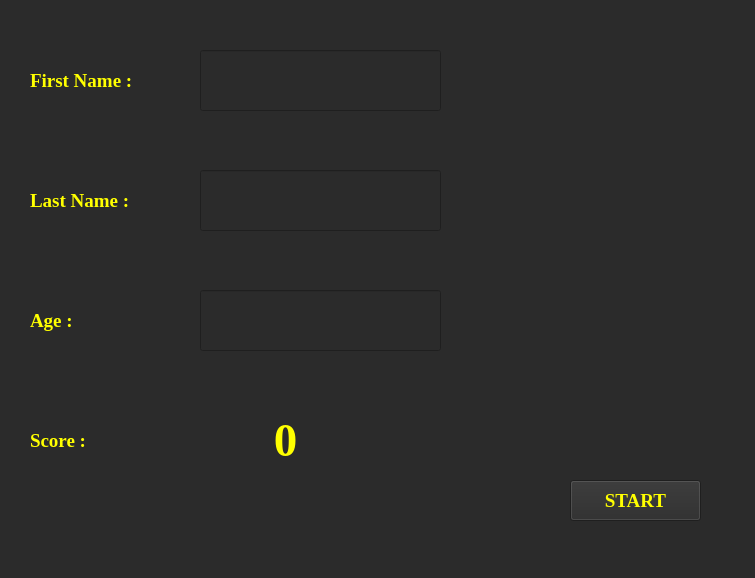
<?xml version="1.0" encoding="UTF-8"?>
<ui version="4.0">
 <class>Form</class>
 <widget class="QWidget" name="Form">
  <property name="geometry">
   <rect>
    <x>0</x>
    <y>0</y>
    <width>755</width>
    <height>578</height>
   </rect>
  </property>
  <property name="windowTitle">
   <string>Form</string>
  </property>
  <property name="styleSheet">
   <string notr="true">background-color: rgb(43, 43, 43);</string>
  </property>
  <widget class="QPushButton" name="pushButton">
   <property name="geometry">
    <rect>
     <x>570</x>
     <y>480</y>
     <width>131</width>
     <height>41</height>
    </rect>
   </property>
   <property name="font">
    <font>
     <family>Times New Roman</family>
     <pointsize>14</pointsize>
     <weight>75</weight>
     <bold>true</bold>
    </font>
   </property>
   <property name="styleSheet">
    <string notr="true">color: rgb(255, 255, 0);</string>
   </property>
   <property name="text">
    <string>START</string>
   </property>
  </widget>
  <widget class="QLineEdit" name="lineEdit">
   <property name="geometry">
    <rect>
     <x>200</x>
     <y>50</y>
     <width>241</width>
     <height>61</height>
    </rect>
   </property>
   <property name="font">
    <font>
     <pointsize>15</pointsize>
     <weight>75</weight>
     <bold>true</bold>
    </font>
   </property>
   <property name="styleSheet">
    <string notr="true">color :rgb(0, 255, 0)</string>
   </property>
   <property name="text">
    <string/>
   </property>
   <property name="frame">
    <bool>true</bool>
   </property>
   <property name="cursorPosition">
    <number>0</number>
   </property>
  </widget>
  <widget class="QLabel" name="label">
   <property name="geometry">
    <rect>
     <x>30</x>
     <y>50</y>
     <width>151</width>
     <height>61</height>
    </rect>
   </property>
   <property name="font">
    <font>
     <family>Times New Roman</family>
     <pointsize>14</pointsize>
     <weight>75</weight>
     <bold>true</bold>
    </font>
   </property>
   <property name="styleSheet">
    <string notr="true">color :rgb(255, 255, 0)</string>
   </property>
   <property name="text">
    <string>First Name :</string>
   </property>
  </widget>
  <widget class="QLabel" name="label1">
   <property name="geometry">
    <rect>
     <x>30</x>
     <y>170</y>
     <width>151</width>
     <height>61</height>
    </rect>
   </property>
   <property name="font">
    <font>
     <family>Times New Roman</family>
     <pointsize>14</pointsize>
     <weight>75</weight>
     <bold>true</bold>
    </font>
   </property>
   <property name="styleSheet">
    <string notr="true">color :rgb(255, 255, 0)</string>
   </property>
   <property name="text">
    <string>Last Name :</string>
   </property>
  </widget>
  <widget class="QLineEdit" name="lineEdit1">
   <property name="geometry">
    <rect>
     <x>200</x>
     <y>170</y>
     <width>241</width>
     <height>61</height>
    </rect>
   </property>
   <property name="font">
    <font>
     <pointsize>15</pointsize>
     <weight>75</weight>
     <bold>true</bold>
    </font>
   </property>
   <property name="styleSheet">
    <string notr="true">color :rgb(0, 255, 0)</string>
   </property>
   <property name="text">
    <string/>
   </property>
   <property name="frame">
    <bool>true</bool>
   </property>
   <property name="cursorPosition">
    <number>0</number>
   </property>
  </widget>
  <widget class="QLabel" name="label2">
   <property name="geometry">
    <rect>
     <x>30</x>
     <y>290</y>
     <width>151</width>
     <height>61</height>
    </rect>
   </property>
   <property name="font">
    <font>
     <family>Times New Roman</family>
     <pointsize>14</pointsize>
     <weight>75</weight>
     <bold>true</bold>
    </font>
   </property>
   <property name="styleSheet">
    <string notr="true">color :rgb(255, 255, 0)</string>
   </property>
   <property name="text">
    <string>Age :</string>
   </property>
  </widget>
  <widget class="QLineEdit" name="lineEdit2">
   <property name="geometry">
    <rect>
     <x>200</x>
     <y>290</y>
     <width>241</width>
     <height>61</height>
    </rect>
   </property>
   <property name="font">
    <font>
     <pointsize>15</pointsize>
     <weight>75</weight>
     <bold>true</bold>
    </font>
   </property>
   <property name="styleSheet">
    <string notr="true">color :rgb(0, 255, 0)</string>
   </property>
   <property name="text">
    <string/>
   </property>
   <property name="frame">
    <bool>true</bool>
   </property>
   <property name="cursorPosition">
    <number>0</number>
   </property>
  </widget>
  <widget class="QLabel" name="label3">
   <property name="geometry">
    <rect>
     <x>30</x>
     <y>410</y>
     <width>151</width>
     <height>61</height>
    </rect>
   </property>
   <property name="font">
    <font>
     <family>Times New Roman</family>
     <pointsize>14</pointsize>
     <weight>75</weight>
     <bold>true</bold>
    </font>
   </property>
   <property name="styleSheet">
    <string notr="true">color :rgb(255, 255, 0)</string>
   </property>
   <property name="text">
    <string>Score :</string>
   </property>
  </widget>
  <widget class="QLabel" name="label4">
   <property name="geometry">
    <rect>
     <x>210</x>
     <y>410</y>
     <width>151</width>
     <height>61</height>
    </rect>
   </property>
   <property name="font">
    <font>
     <family>Times New Roman</family>
     <pointsize>35</pointsize>
     <weight>75</weight>
     <bold>true</bold>
    </font>
   </property>
   <property name="styleSheet">
    <string notr="true">color :rgb(255, 255, 0)</string>
   </property>
   <property name="text">
    <string>0</string>
   </property>
   <property name="alignment">
    <set>Qt::AlignCenter</set>
   </property>
  </widget>
 </widget>
 <resources/>
 <connections/>
</ui>
